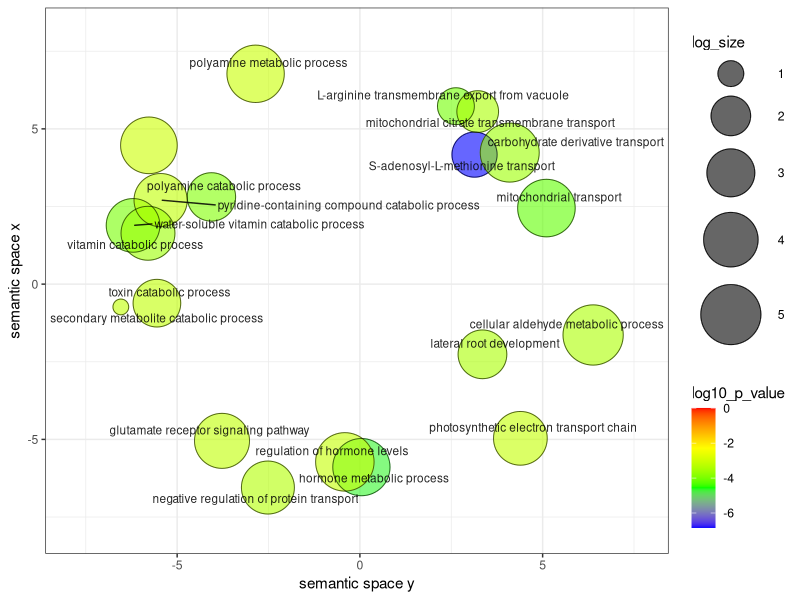
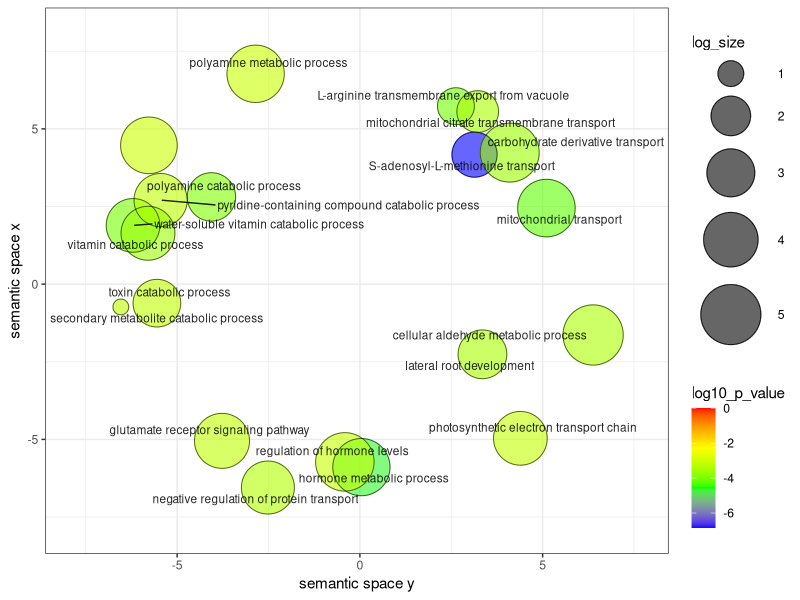

The R source for these figures, in order:
# A plotting R script produced by the Revigo server at http://revigo.irb.hr/
# If you found Revigo useful in your work, please cite the following reference:
# Supek F et al. "REVIGO summarizes and visualizes long lists of Gene Ontology
# terms" PLoS ONE 2011. doi:10.1371/journal.pone.0021800
#http://revigo.irb.hr/Results.aspx?jobid=1914903134

# --------------------------------------------------------------------------
# If you don't have the ggplot2 package installed, uncomment the following line:
# install.packages( "ggplot2" );
library( ggplot2 );
library(ggrepel)
# --------------------------------------------------------------------------
# If you don't have the scales package installed, uncomment the following line:
# install.packages( "scales" );
library( scales );

# --------------------------------------------------------------------------
# Here is your data from Revigo. Scroll down for plot configuration options.

revigo.names <- c("term_ID","description","frequency","plot_X","plot_Y","log_size","log10_p_value","uniqueness","dispensability");
revigo.data <- rbind(c("GO:0015805","S-adenosyl-L-methionine transport",0.00176074908314688,3.13674137979025,4.17142491325915,2.62940959910272,-6.84340891257352,0.890080778422216,0),
c("GO:0042445","hormone metabolic process",0.11912192561817,0.0411180431766293,-5.89285402268519,4.45869826840275,-4.65797170826452,0.629991808468126,0),
c("GO:0048527","lateral root development",0.0052739613714023,3.35347986400274,-2.25995482774798,3.10516942799933,-3.47120160546549,1,0),
c("GO:0042365","water-soluble vitamin catabolic process",0.0294977258164842,-6.20698391513571,1.89197403111439,3.8525409857698,-4.02946141621083,0.793067718205775,0.02344119),
c("GO:0006081","cellular aldehyde metabolic process",0.427663166131772,6.38162493871825,-1.63712251720255,5.01379751314532,-3.44087091548831,0.956555175285919,0.04734933),
c("GO:0009767","photosynthetic electron transport chain",0.0301025949132829,4.39110380680688,-4.96507576933746,3.86135516019326,-3.15467993000543,0.963020378043479,0.0474202),
c("GO:0051224","negative regulation of protein transport",0.0229104527760053,-2.51697899603541,-6.55028850013132,3.74280365846917,-3.37252400265999,0.728731976405146,0.1472962),
c("GO:0007215","glutamate receptor signaling pathway",0.0495329789131861,-3.77285371852872,-5.04700024774429,4.07762222924452,-3.18879113334673,0.877833651183322,0.15521446),
c("GO:0006839","mitochondrial transport",0.136402124267124,5.10380866123969,2.44967832106416,4.51752578363382,-4.20565946895543,0.923287225901378,0.16031369),
c("GO:0090487","secondary metabolite catabolic process",2.07146950958457E-05,-6.54129018232215,-0.734392844339635,0.778151250383644,-3.2039582459174,0.896857408261797,0.22354787),
c("GO:1990818","L-arginine transmembrane export from vacuole",0.000219575768015964,2.62729544511743,5.73090060203222,1.73239375982297,-4.0574031964141,0.787422464886496,0.26897437),
c("GO:0006598","polyamine catabolic process",0.00473537929891032,-4.06273991031246,2.80922474072456,3.05842602445701,-3.92662416341722,0.766218733967936,0.29068678),
c("GO:1901264","carbohydrate derivative transport",0.246695446835445,4.09988573439285,4.23630873193166,4.77485988645246,-3.62886703268881,0.877303831320046,0.31610943),
c("GO:0072526","pyridine-containing compound catabolic process",0.0250274946148007,-5.45234685194122,2.70609882251959,3.78118072093726,-3.20300858291416,0.786998504408148,0.39126925),
c("GO:0009407","toxin catabolic process",0.00372450217823305,-5.55400305924304,-0.612608318706118,2.95424250943932,-3.2039582459174,0.847061224577207,0.44205197),
c("GO:0006843","mitochondrial citrate transmembrane transport",0.000679441999143737,3.22349791207222,5.55825245768291,2.21748394421391,-3.47104208168567,0.842193568321882,0.44976652),
c("GO:0009111","vitamin catabolic process",0.0324972136663627,-5.79813528513132,1.63834744348044,3.89459294792296,-3.64114688683226,0.812603785108215,0.52792371),
c("GO:0010817","regulation of hormone levels",0.198823786468946,-0.411706397257749,-5.72380754329917,4.6811688489294,-3.12471650450369,0.756406648316712,0.53273337),
c("GO:0006595","polyamine metabolic process",0.126662074633058,-2.85342495411135,6.77375860713519,4.48535226124114,-3.07812471782251,0.825833025068469,0.64303899),
c("GO:0042822","pyridoxal phosphate metabolic process",0.0940240010400434,-5.77296461850766,4.4701056830497,4.3559493227878,-3.02747635833075,0.795289361974714,0.68991365));

one.data <- data.frame(revigo.data);
names(one.data) <- revigo.names;
one.data <- one.data [(one.data$plot_X != "null" & one.data$plot_Y != "null"), ];
one.data$plot_X <- as.numeric( as.character(one.data$plot_X) );
one.data$plot_Y <- as.numeric( as.character(one.data$plot_Y) );
one.data$log_size <- as.numeric( as.character(one.data$log_size) );
one.data$log10_p_value <- as.numeric( as.character(one.data$log10_p_value) );
one.data$frequency <- as.numeric( as.character(one.data$frequency) );
one.data$uniqueness <- as.numeric( as.character(one.data$uniqueness) );
one.data$dispensability <- as.numeric( as.character(one.data$dispensability) );
#head(one.data);


# --------------------------------------------------------------------------
# Names of the axes, sizes of the numbers and letters, names of the columns,
# etc. can be changed below

p1 <- ggplot( data = one.data );
p1 <- p1 + geom_point( aes( plot_X, plot_Y, colour = log10_p_value, size = log_size), alpha = I(0.6) ) + scale_size_area();
p1 <- p1 + scale_colour_gradientn( colours = c("blue", "green", "yellow", "red"), limits = c( min(one.data$log10_p_value), 0) );
p1 <- p1 + geom_point( aes(plot_X, plot_Y, size = log_size), shape = 21, fill = "transparent", colour = I (alpha ("black", 0.6) )) + scale_size_area();
p1 <- p1 + scale_size( range=c(5, 20)) + theme_bw(); # + scale_fill_gradientn(colours = heat_hcl(7), limits = c(-300, 0) );
ex <- one.data [ one.data$dispensability < 0.65, ];
p1 <- p1 + geom_text_repel( data = ex, aes(plot_X, plot_Y, label = description), colour = I(alpha("black", 0.85)), size = 3 );
p1 <- p1 + labs (y = "semantic space x", x = "semantic space y");
p1 <- p1 + theme(legend.key = element_blank()) ;
one.x_range = max(one.data$plot_X) - min(one.data$plot_X);
one.y_range = max(one.data$plot_Y) - min(one.data$plot_Y);
p1 <- p1 + xlim(min(one.data$plot_X)-one.x_range/10,max(one.data$plot_X)+one.x_range/10);
p1 <- p1 + ylim(min(one.data$plot_Y)-one.y_range/10,max(one.data$plot_Y)+one.y_range/10);


# --------------------------------------------------------------------------
# Output the plot to screen

p1;

# Uncomment the line below to also save the plot to a file.
# The file type depends on the extension (default=pdf).

# ggsave("/path_to_your_file/revigo-plot.pdf");
ggsave("figures/DE_shared_up_top_BP_REVIGO.png", width=8, height=8, dpi=1200);
